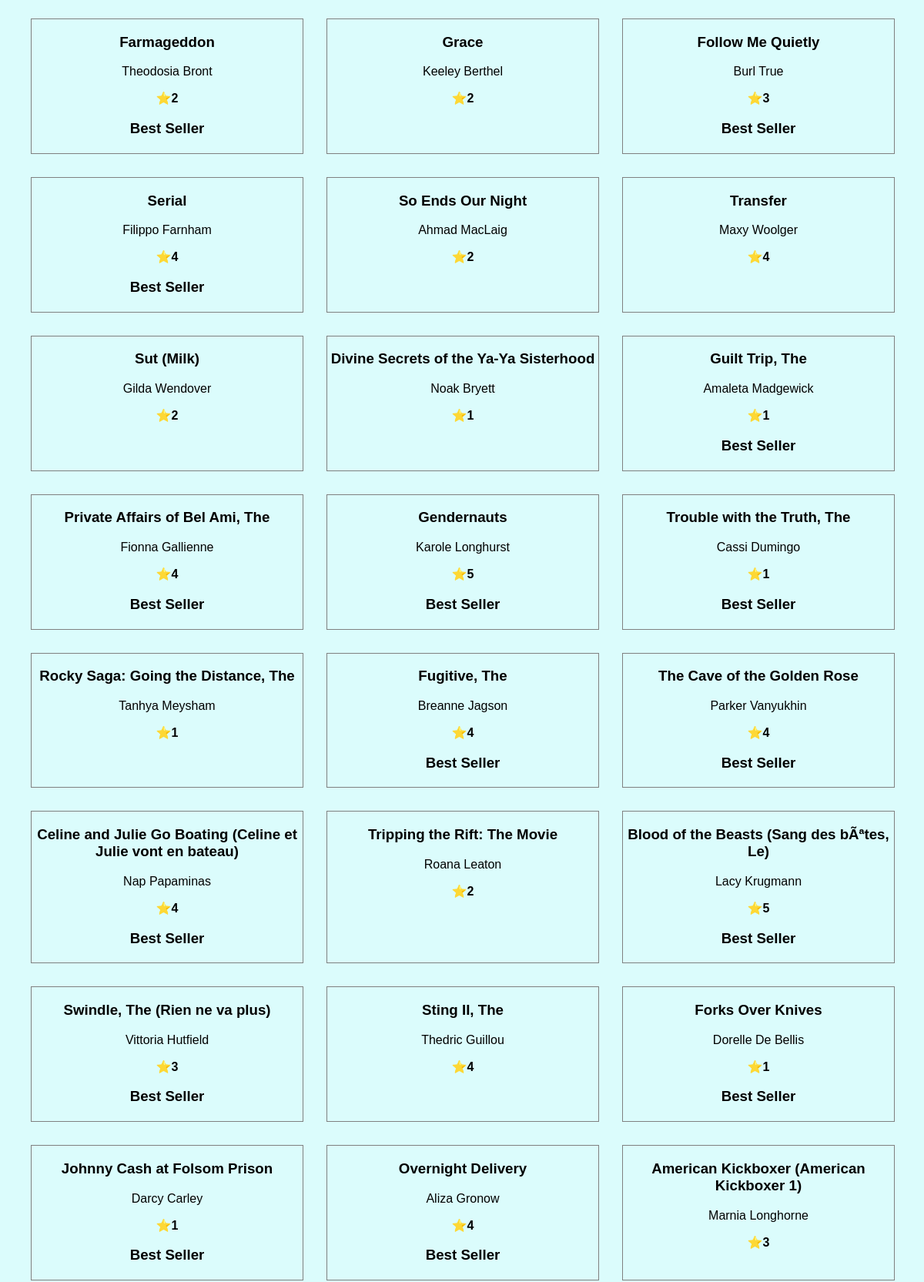
The page / (upper part) on the database its author committed.
### book_outlet/models.py (models this page shows, shortened)
class Book(models.Model):
  title = models.CharField(max_length=50)
  rating = models.IntegerField(
    validators=[MinValueValidator(1),MaxValueValidator(5)]
  )
  author = models.CharField(null = True,max_length=100)
  is_bestselling = models.BooleanField(default=False)
  slug = models.SlugField(default="",null=False)
  def get_absolute_url(self):
      return reverse("book-detail", args=[self.slug])

### book_outlet/views.py (the view)
# urls.py: path("",views.index,name="start-page"),
def index(request):
  books = Book.objects.all();
  return render(request, "book_outlet/index.html" ,{
    "books":books
  })

### book_outlet/templates/book_outlet/index.html (shortened to what this page needs)
{% extends "base.html" %}
{% block content %}
<div class="book-list">
  {% for book in books %}
  <a href="{{book.get_absolute_url }}">
  <div class="book-item">
    <h3>{{book.title}}</h3>
    <p>{{book.author}}</p>
    <strong>⭐{{book.rating}}</strong>
    {% if  book.is_bestselling == True%}
    <h3>{{'Best Seller'}}</h3>
    {% endif %}
  </div>
</a>
  {% endfor %}
</div>
{% endblock content %}

### templates/base.html (shortened to what this page needs)
{% load static %}
<!DOCTYPE html>
<html lang="en">
  <head>
    <link rel="stylesheet" href="{% static "style.css" %}">
  </head>
  <body>
    {% block content %}{% endblock content %}
  </body>
</html>

### static/style.css (style rules this page uses)
html { font-family: 62.5%; }
body { background-color: rgb(219, 252, 252); font-family: sans-serif; }
.book-list { display: grid; grid-template-columns: repeat(3,1fr); padding: 1rem 2rem; gap: 2rem; }
.book-item { border: 1px solid gray; text-align: center; width: 100%; height: 100%; }
a { text-decoration: none; color: black; }

### rows shown on the page
Book: title "Farmageddon", author "Theodosia Bront", rating "2", value "Best Seller"
Book: title "Grace", author "Keeley Berthel", rating "2"
Book: title "Follow Me Quietly", author "Burl True", rating "3", value "Best Seller"
Book: title "Serial", author "Filippo Farnham", rating "4", value "Best Seller"
Book: title "So Ends Our Night", author "Ahmad MacLaig", rating "2"
Book: title "Transfer", author "Maxy Woolger", rating "4"
Book: title "Sut (Milk)", author "Gilda Wendover", rating "2"
Book: title "Divine Secrets of the Ya-Ya Sisterhood", author "Noak Bryett", rating "1"
Book: title "Guilt Trip, The", author "Amaleta Madgewick", rating "1", value "Best Seller"
Book: title "Private Affairs of Bel Ami, The", author "Fionna Gallienne", rating "4", value "Best Seller"
Book: title "Gendernauts", author "Karole Longhurst", rating "5", value "Best Seller"
Book: title "Trouble with the Truth, The", author "Cassi Dumingo", rating "1", value "Best Seller"
Book: title "Rocky Saga: Going the Distance, The", author "Tanhya Meysham", rating "1"
Book: title "Fugitive, The", author "Breanne Jagson", rating "4", value "Best Seller"
Book: title "The Cave of the Golden Rose", author "Parker Vanyukhin", rating "4", value "Best Seller"
Book: title "Celine and Julie Go Boating (Celine et Julie vont en bateau)", author "Nap Papaminas", rating "4", value "Best Seller"
Book: title "Tripping the Rift: The Movie", author "Roana Leaton", rating "2"
Book: title "Blood of the Beasts (Sang des bÃªtes, Le)", author "Lacy Krugmann", rating "5", value "Best Seller"
Book: title "Swindle, The (Rien ne va plus)", author "Vittoria Hutfield", rating "3", value "Best Seller"
Book: title "Sting II, The", author "Thedric Guillou", rating "4"
Book: title "Forks Over Knives", author "Dorelle De Bellis", rating "1", value "Best Seller"
Book: title "Johnny Cash at Folsom Prison", author "Darcy Carley", rating "1", value "Best Seller"
Book: title "Overnight Delivery", author "Aliza Gronow", rating "4", value "Best Seller"
Book: title "American Kickboxer (American Kickboxer 1)", author "Marnia Longhorne", rating "3"
